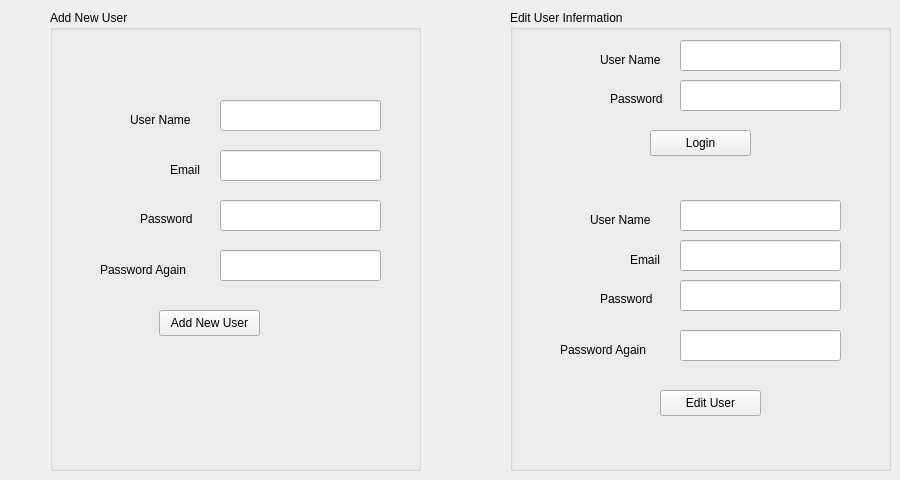
    <widget class="QWidget" name="tab_3">
     <attribute name="title">
      <string>Page</string>
     </attribute>
     <widget class="QGroupBox" name="groupBox">
      <property name="geometry">
       <rect>
        <x>50</x>
        <y>10</y>
        <width>371</width>
        <height>461</height>
       </rect>
      </property>
      <property name="title">
       <string>Add New User</string>
      </property>
      <widget class="QLineEdit" name="lineEdit_2">
       <property name="geometry">
        <rect>
         <x>170</x>
         <y>90</y>
         <width>161</width>
         <height>31</height>
        </rect>
       </property>
      </widget>
      <widget class="QLineEdit" name="lineEdit_16">
       <property name="geometry">
        <rect>
         <x>170</x>
         <y>140</y>
         <width>161</width>
         <height>31</height>
        </rect>
       </property>
      </widget>
      <widget class="QLineEdit" name="lineEdit_17">
       <property name="geometry">
        <rect>
         <x>170</x>
         <y>190</y>
         <width>161</width>
         <height>31</height>
        </rect>
       </property>
       <property name="echoMode">
        <enum>QLineEdit::Password</enum>
       </property>
      </widget>
      <widget class="QLineEdit" name="lineEdit_24">
       <property name="geometry">
        <rect>
         <x>170</x>
         <y>240</y>
         <width>161</width>
         <height>31</height>
        </rect>
       </property>
       <property name="echoMode">
        <enum>QLineEdit::Password</enum>
       </property>
      </widget>
      <widget class="QLabel" name="label_28">
       <property name="geometry">
        <rect>
         <x>80</x>
         <y>100</y>
         <width>71</width>
         <height>20</height>
        </rect>
       </property>
       <property name="text">
        <string>User Name</string>
       </property>
      </widget>
      <widget class="QLabel" name="label_29">
       <property name="geometry">
        <rect>
         <x>120</x>
         <y>150</y>
         <width>41</width>
         <height>20</height>
        </rect>
       </property>
       <property name="text">
        <string>Email</string>
       </property>
      </widget>
      <widget class="QLabel" name="label_30">
       <property name="geometry">
        <rect>
         <x>90</x>
         <y>200</y>
         <width>58</width>
         <height>18</height>
        </rect>
       </property>
       <property name="text">
        <string>Password</string>
       </property>
      </widget>
      <widget class="QLabel" name="label_31">
       <property name="geometry">
        <rect>
         <x>50</x>
         <y>250</y>
         <width>101</width>
         <height>20</height>
        </rect>
       </property>
       <property name="text">
        <string>Password Again</string>
       </property>
      </widget>
      <widget class="QPushButton" name="pushButton_14">
       <property name="geometry">
        <rect>
         <x>109</x>
         <y>300</y>
         <width>101</width>
         <height>26</height>
        </rect>
       </property>
       <property name="text">
        <string>Add New User</string>
       </property>
      </widget>
     </widget>
     <widget class="QGroupBox" name="groupBox_2">
      <property name="geometry">
       <rect>
        <x>510</x>
        <y>10</y>
        <width>381</width>
        <height>461</height>
       </rect>
      </property>
      <property name="title">
       <string>Edit User Infermation</string>
      </property>
      <widget class="QLabel" name="label_48">
       <property name="geometry">
        <rect>
         <x>90</x>
         <y>40</y>
         <width>71</width>
         <height>20</height>
        </rect>
       </property>
       <property name="text">
        <string>User Name</string>
       </property>
      </widget>
      <widget class="QLineEdit" name="lineEdit_29">
       <property name="geometry">
        <rect>
         <x>170</x>
         <y>30</y>
         <width>161</width>
         <height>31</height>
        </rect>
       </property>
      </widget>
      <widget class="QLabel" name="label_49">
       <property name="geometry">
        <rect>
         <x>100</x>
         <y>80</y>
         <width>58</width>
         <height>18</height>
        </rect>
       </property>
       <property name="text">
        <string>Password</string>
       </property>
      </widget>
      <widget class="QLineEdit" name="lineEdit_30">
       <property name="geometry">
        <rect>
         <x>170</x>
         <y>70</y>
         <width>161</width>
         <height>31</height>
        </rect>
       </property>
       <property name="echoMode">
        <enum>QLineEdit::Password</enum>
       </property>
      </widget>
      <widget class="QPushButton" name="pushButton_16">
       <property name="geometry">
        <rect>
         <x>140</x>
         <y>120</y>
         <width>101</width>
         <height>26</height>
        </rect>
       </property>
       <property name="text">
        <string>Login</string>
       </property>
      </widget>
      <widget class="QLabel" name="label_50">
       <property name="geometry">
        <rect>
         <x>80</x>
         <y>200</y>
         <width>71</width>
         <height>20</height>
        </rect>
       </property>
       <property name="text">
        <string>User Name</string>
       </property>
      </widget>
      <widget class="QLineEdit" name="lineEdit_31">
       <property name="geometry">
        <rect>
         <x>170</x>
         <y>190</y>
         <width>161</width>
         <height>31</height>
        </rect>
       </property>
      </widget>
      <widget class="QGroupBox" name="groupBox_3">
       <property name="geometry">
        <rect>
         <x>480</x>
         <y>80</y>
         <width>381</width>
         <height>431</height>
        </rect>
       </property>
       <property name="title">
        <string>Edit User Infermation</string>
       </property>
       <widget class="QLabel" name="label_51">
        <property name="geometry">
         <rect>
          <x>90</x>
          <y>40</y>
          <width>71</width>
          <height>20</height>
         </rect>
        </property>
        <property name="text">
         <string>User Name</string>
        </property>
       </widget>
       <widget class="QLineEdit" name="lineEdit_32">
        <property name="geometry">
         <rect>
          <x>170</x>
          <y>30</y>
          <width>161</width>
          <height>31</height>
         </rect>
        </property>
       </widget>
       <widget class="QLabel" name="label_52">
        <property name="geometry">
         <rect>
          <x>100</x>
          <y>80</y>
          <width>58</width>
          <height>18</height>
         </rect>
        </property>
        <property name="text">
         <string>Password</string>
        </property>
       </widget>
       <widget class="QLineEdit" name="lineEdit_33">
        <property name="geometry">
         <rect>
          <x>170</x>
          <y>70</y>
          <width>161</width>
          <height>31</height>
         </rect>
        </property>
       </widget>
       <widget class="QPushButton" name="pushButton_17">
        <property name="geometry">
         <rect>
          <x>140</x>
          <y>120</y>
          <width>101</width>
          <height>26</height>
         </rect>
        </property>
        <property name="text">
         <string>Login</string>
        </property>
       </widget>
      </widget>
      <widget class="QLineEdit" name="lineEdit_36">
       <property name="geometry">
        <rect>
         <x>170</x>
         <y>230</y>
         <width>161</width>
         <height>31</height>
        </rect>
       </property>
      </widget>
      <widget class="QLabel" name="label_53">
       <property name="geometry">
        <rect>
         <x>120</x>
         <y>240</y>
         <width>41</width>
         <height>20</height>
        </rect>
       </property>
       <property name="text">
        <string>Email</string>
       </property>
      </widget>
      <widget class="QGroupBox" name="groupBox_4">
       <property name="geometry">
        <rect>
         <x>480</x>
         <y>70</y>
         <width>381</width>
         <height>431</height>
        </rect>
       </property>
       <property name="title">
        <string>Edit User Infermation</string>
       </property>
       <widget class="QLabel" name="label_56">
        <property name="geometry">
         <rect>
          <x>90</x>
          <y>40</y>
          <width>71</width>
          <height>20</height>
         </rect>
        </property>
        <property name="text">
         <string>User Name</string>
        </property>
       </widget>
       <widget class="QLineEdit" name="lineEdit_37">
        <property name="geometry">
         <rect>
          <x>170</x>
          <y>30</y>
          <width>161</width>
          <height>31</height>
         </rect>
        </property>
       </widget>
       <widget class="QLabel" name="label_57">
        <property name="geometry">
         <rect>
          <x>100</x>
          <y>80</y>
          <width>58</width>
          <height>18</height>
         </rect>
        </property>
        <property name="text">
         <string>Password</string>
        </property>
       </widget>
       <widget class="QLineEdit" name="lineEdit_38">
        <property name="geometry">
         <rect>
          <x>170</x>
          <y>70</y>
          <width>161</width>
          <height>31</height>
         </rect>
        </property>
       </widget>
       <widget class="QPushButton" name="pushButton_19">
        <property name="geometry">
         <rect>
          <x>140</x>
          <y>120</y>
          <width>101</width>
          <height>26</height>
         </rect>
        </property>
        <property name="text">
         <string>Login</string>
        </property>
       </widget>
       <widget class="QLabel" name="label_60">
        <property name="geometry">
         <rect>
          <x>50</x>
          <y>170</y>
          <width>71</width>
          <height>20</height>
         </rect>
        </property>
        <property name="text">
         <string>User Name</string>
        </property>
       </widget>
       <widget class="QLineEdit" name="lineEdit_39">
        <property name="geometry">
         <rect>
          <x>140</x>
          <y>160</y>
          <width>161</width>
          <height>31</height>
         </rect>
        </property>
       </widget>
       <widget class="QGroupBox" name="groupBox_5">
        <property name="geometry">
         <rect>
          <x>480</x>
          <y>80</y>
          <width>381</width>
          <height>431</height>
         </rect>
        </property>
        <property name="title">
         <string>Edit User Infermation</string>
        </property>
        <widget class="QLabel" name="label_61">
         <property name="geometry">
          <rect>
           <x>90</x>
           <y>40</y>
           <width>71</width>
           <height>20</height>
          </rect>
         </property>
         <property name="text">
          <string>User Name</string>
         </property>
        </widget>
        <widget class="QLineEdit" name="lineEdit_42">
         <property name="geometry">
          <rect>
           <x>170</x>
           <y>30</y>
           <width>161</width>
           <height>31</height>
          </rect>
         </property>
        </widget>
        <widget class="QLabel" name="label_62">
         <property name="geometry">
          <rect>
           <x>100</x>
           <y>80</y>
           <width>58</width>
           <height>18</height>
          </rect>
         </property>
         <property name="text">
          <string>Password</string>
         </property>
        </widget>
        <widget class="QLineEdit" name="lineEdit_43">
         <property name="geometry">
          <rect>
           <x>170</x>
           <y>70</y>
           <width>161</width>
           <height>31</height>
          </rect>
         </property>
        </widget>
        <widget class="QPushButton" name="pushButton_21">
         <property name="geometry">
          <rect>
           <x>140</x>
           <y>120</y>
           <width>101</width>
           <height>26</height>
          </rect>
         </property>
         <property name="text">
          <string>Login</string>
         </property>
        </widget>
       </widget>
      </widget>
      <widget class="QGroupBox" name="groupBox_6">
       <property name="geometry">
        <rect>
         <x>560</x>
         <y>250</y>
         <width>381</width>
         <height>431</height>
        </rect>
       </property>
       <property name="title">
        <string>Edit User Infermation</string>
       </property>
       <widget class="QLabel" name="label_64">
        <property name="geometry">
         <rect>
          <x>90</x>
          <y>40</y>
          <width>71</width>
          <height>20</height>
         </rect>
        </property>
        <property name="text">
         <string>User Name</string>
        </property>
       </widget>
       <widget class="QLineEdit" name="lineEdit_44">
        <property name="geometry">
         <rect>
          <x>170</x>
          <y>30</y>
          <width>161</width>
          <height>31</height>
         </rect>
        </property>
       </widget>
       <widget class="QLabel" name="label_65">
        <property name="geometry">
         <rect>
          <x>100</x>
          <y>80</y>
          <width>58</width>
          <height>18</height>
         </rect>
        </property>
        <property name="text">
         <string>Password</string>
        </property>
       </widget>
       <widget class="QLineEdit" name="lineEdit_45">
        <property name="geometry">
         <rect>
          <x>170</x>
          <y>70</y>
          <width>161</width>
          <height>31</height>
         </rect>
        </property>
       </widget>
       <widget class="QPushButton" name="pushButton_22">
        <property name="geometry">
         <rect>
          <x>140</x>
          <y>120</y>
          <width>101</width>
          <height>26</height>
         </rect>
        </property>
        <property name="text">
         <string>Login</string>
        </property>
       </widget>
       <widget class="QLabel" name="label_66">
        <property name="geometry">
         <rect>
          <x>50</x>
          <y>170</y>
          <width>71</width>
          <height>20</height>
         </rect>
        </property>
        <property name="text">
         <string>User Name</string>
        </property>
       </widget>
       <widget class="QLineEdit" name="lineEdit_46">
        <property name="geometry">
         <rect>
          <x>140</x>
          <y>160</y>
          <width>161</width>
          <height>31</height>
         </rect>
        </property>
       </widget>
       <widget class="QGroupBox" name="groupBox_7">
        <property name="geometry">
         <rect>
          <x>480</x>
          <y>80</y>
          <width>381</width>
          <height>431</height>
         </rect>
        </property>
        <property name="title">
         <string>Edit User Infermation</string>
        </property>
        <widget class="QLabel" name="label_67">
         <property name="geometry">
          <rect>
           <x>90</x>
           <y>40</y>
           <width>71</width>
           <height>20</height>
          </rect>
         </property>
         <property name="text">
          <string>User Name</string>
         </property>
        </widget>
        <widget class="QLineEdit" name="lineEdit_47">
         <property name="geometry">
          <rect>
           <x>170</x>
           <y>30</y>
           <width>161</width>
           <height>31</height>
          </rect>
         </property>
        </widget>
        <widget class="QLabel" name="label_68">
         <property name="geometry">
          <rect>
           <x>100</x>
           <y>80</y>
           <width>58</width>
           <height>18</height>
          </rect>
         </property>
         <property name="text">
          <string>Password</string>
         </property>
        </widget>
        <widget class="QLineEdit" name="lineEdit_48">
         <property name="geometry">
          <rect>
           <x>170</x>
           <y>70</y>
           <width>161</width>
           <height>31</height>
          </rect>
         </property>
        </widget>
        <widget class="QPushButton" name="pushButton_23">
         <property name="geometry">
          <rect>
           <x>140</x>
           <y>120</y>
           <width>101</width>
           <height>26</height>
          </rect>
         </property>
         <property name="text">
          <string>Login</string>
         </property>
        </widget>
       </widget>
       <widget class="QLineEdit" name="lineEdit_49">
        <property name="geometry">
         <rect>
          <x>140</x>
          <y>200</y>
          <width>161</width>
          <height>31</height>
         </rect>
        </property>
       </widget>
       <widget class="QLabel" name="label_69">
        <property name="geometry">
         <rect>
          <x>90</x>
          <y>210</y>
          <width>41</width>
          <height>20</height>
         </rect>
        </property>
        <property name="text">
         <string>Email</string>
        </property>
       </widget>
       <widget class="QGroupBox" name="groupBox_8">
        <property name="geometry">
         <rect>
          <x>480</x>
          <y>70</y>
          <width>381</width>
          <height>431</height>
         </rect>
        </property>
        <property name="title">
         <string>Edit User Infermation</string>
        </property>
        <widget class="QLabel" name="label_70">
         <property name="geometry">
          <rect>
           <x>90</x>
           <y>40</y>
           <width>71</width>
           <height>20</height>
          </rect>
         </property>
         <property name="text">
          <string>User Name</string>
         </property>
        </widget>
        <widget class="QLineEdit" name="lineEdit_50">
         <property name="geometry">
          <rect>
           <x>170</x>
           <y>30</y>
           <width>161</width>
           <height>31</height>
          </rect>
         </property>
        </widget>
        <widget class="QLabel" name="label_71">
         <property name="geometry">
          <rect>
           <x>100</x>
           <y>80</y>
           <width>58</width>
           <height>18</height>
          </rect>
         </property>
         <property name="text">
          <string>Password</string>
         </property>
        </widget>
        <widget class="QLineEdit" name="lineEdit_51">
         <property name="geometry">
          <rect>
           <x>170</x>
           <y>70</y>
           <width>161</width>
           <height>31</height>
          </rect>
         </property>
        </widget>
        <widget class="QPushButton" name="pushButton_24">
         <property name="geometry">
          <rect>
           <x>140</x>
           <y>120</y>
           <width>101</width>
           <height>26</height>
          </rect>
         </property>
         <property name="text">
          <string>Login</string>
         </property>
        </widget>
        <widget class="QLabel" name="label_72">
         <property name="geometry">
          <rect>
           <x>50</x>
           <y>170</y>
           <width>71</width>
           <height>20</height>
          </rect>
         </property>
         <property name="text">
          <string>User Name</string>
         </property>
        </widget>
        <widget class="QLineEdit" name="lineEdit_52">
         <property name="geometry">
          <rect>
           <x>140</x>
           <y>160</y>
           <width>161</width>
           <height>31</height>
          </rect>
         </property>
        </widget>
        <widget class="QGroupBox" name="groupBox_9">
         <property name="geometry">
          <rect>
           <x>480</x>
           <y>80</y>
           <width>381</width>
           <height>431</height>
          </rect>
         </property>
         <property name="title">
          <string>Edit User Infermation</string>
         </property>
         <widget class="QLabel" name="label_73">
          <property name="geometry">
           <rect>
            <x>90</x>
            <y>40</y>
            <width>71</width>
            <height>20</height>
           </rect>
          </property>
          <property name="text">
           <string>User Name</string>
          </property>
         </widget>
         <widget class="QLineEdit" name="lineEdit_53">
          <property name="geometry">
           <rect>
            <x>170</x>
            <y>30</y>
            <width>161</width>
            <height>31</height>
           </rect>
          </property>
         </widget>
         <widget class="QLabel" name="label_74">
          <property name="geometry">
           <rect>
            <x>100</x>
            <y>80</y>
            <width>58</width>
            <height>18</height>
           </rect>
          </property>
          <property name="text">
           <string>Password</string>
          </property>
         </widget>
         <widget class="QLineEdit" name="lineEdit_54">
          <property name="geometry">
           <rect>
            <x>170</x>
            <y>70</y>
            <width>161</width>
            <height>31</height>
           </rect>
          </property>
         </widget>
         <widget class="QPushButton" name="pushButton_25">
          <property name="geometry">
           <rect>
            <x>140</x>
            <y>120</y>
            <width>101</width>
            <height>26</height>
           </rect>
          </property>
          <property name="text">
           <string>Login</string>
          </property>
         </widget>
        </widget>
       </widget>
      </widget>
      <widget class="QLabel" name="label_75">
       <property name="geometry">
        <rect>
         <x>90</x>
         <y>280</y>
         <width>58</width>
         <height>18</height>
        </rect>
       </property>
       <property name="text">
        <string>Password</string>
       </property>
      </widget>
      <widget class="QLineEdit" name="lineEdit_56">
       <property name="geometry">
        <rect>
         <x>170</x>
         <y>270</y>
         <width>161</width>
         <height>31</height>
        </rect>
       </property>
       <property name="echoMode">
        <enum>QLineEdit::Password</enum>
       </property>
      </widget>
      <widget class="QLineEdit" name="lineEdit_57">
       <property name="geometry">
        <rect>
         <x>170</x>
         <y>320</y>
         <width>161</width>
         <height>31</height>
        </rect>
       </property>
       <property name="echoMode">
        <enum>QLineEdit::Password</enum>
       </property>
      </widget>
      <widget class="QLabel" name="label_76">
       <property name="geometry">
        <rect>
         <x>50</x>
         <y>330</y>
         <width>101</width>
         <height>20</height>
        </rect>
       </property>
       <property name="text">
        <string>Password Again</string>
       </property>
      </widget>
      <widget class="QPushButton" name="pushButton_26">
       <property name="geometry">
        <rect>
         <x>150</x>
         <y>380</y>
         <width>101</width>
         <height>26</height>
        </rect>
       </property>
       <property name="text">
        <string>Edit User</string>
       </property>
      </widget>
     </widget>
    </widget>
